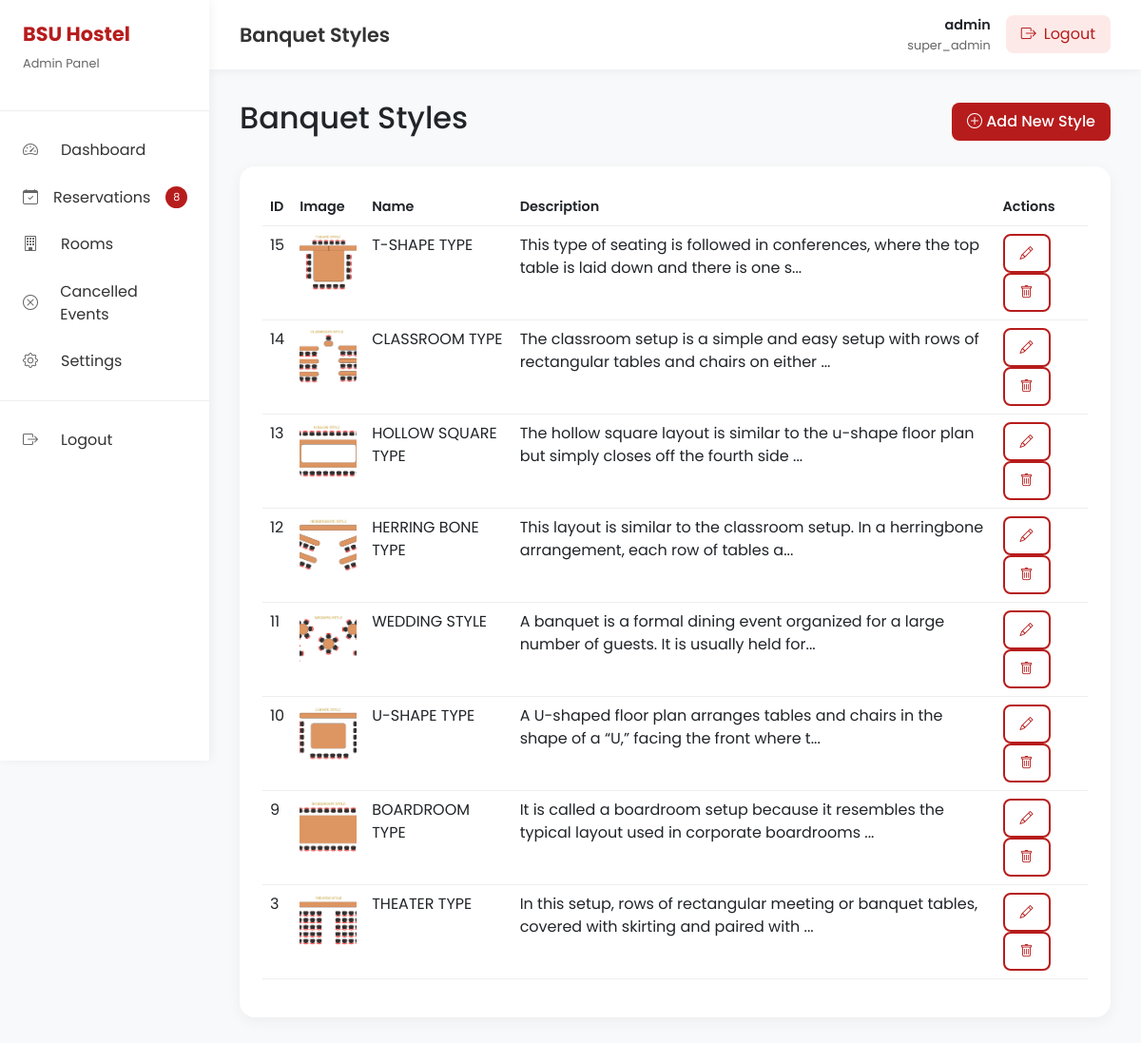
Screenshot of /admin/banquet.php (signed in) with the database file from the repository.
### tables this page shows
CREATE TABLE `banquet` (
  `id` int(11) NOT NULL,
  `image` varchar(100) NOT NULL,
  `name` varchar(50) NOT NULL,
  `description` varchar(500) NOT NULL,
  `is_active` tinyint(1) DEFAULT 1
);

### admin/inc/auth.php (called while the page is built, shortened)
<?php
function getAdminInfo($conn) {
    $stmt = $conn->prepare("SELECT id, username, email, role, last_login FROM admin_users WHERE id = ?");
    $stmt->bind_param("i", $_SESSION['admin_id']);
    $stmt->execute();
    return $stmt->get_result()->fetch_assoc();
}
?>

### admin/banquet.php (the view, shortened to what this page needs)
<?php
$pageTitle = 'Banquet Styles';
require_once __DIR__ . '/inc/header.php';
$banquet = $conn->query("SELECT * FROM banquet ORDER BY id DESC");
?>
<div class="d-flex justify-content-between align-items-center mb-4">
    <h2>Banquet Styles</h2>
    <button type="button" class="btn btn-primary" data-bs-toggle="modal" data-bs-target="#addModal">
        <i class="bi bi-plus-circle"></i> Add New Style
    </button>
</div>
<div class="table-responsive">
    <table class="table">
        <thead>
            <tr>
                <th>ID</th>
                <th>Image</th>
                <th>Name</th>
                <th>Description</th>
                <th>Actions</th>
            </tr>
        </thead>
        <tbody>
            <?php while ($row = $banquet->fetch_assoc()): ?>
            <tr>
                <td><?= $row['id'] ?></td>
                <td>
                    <?php if (!empty($row['image'])): ?>
                        <img src="<?= BASE_URL ?>/assets/images/banquet/<?= $row['image'] ?>" alt="" style="width: 60px; height: 60px; object-fit: cover; border-radius: 8px;">
                    <?php else: ?>
                        <span class="text-muted">No image</span>
                    <?php endif; ?>
                </td>
                <td><?= htmlspecialchars($row['name']) ?></td>
                <td><?= htmlspecialchars(substr($row['description'] ?? '', 0, 100)) ?>...</td>
                <td>
                    <button class="btn btn-sm btn-outline" onclick="editBanquet(<?= $row['id'] ?>)">
                        <i class="bi bi-pencil"></i>
                    </button>
                    <button class="btn btn-sm btn-outline" onclick="deleteBanquet(<?= $row['id'] ?>)">
                        <i class="bi bi-trash"></i>
                    </button>
                </td>
            </tr>
            <?php endwhile; ?>
        </tbody>
    </table>
</div>
<?php require_once __DIR__ . '/inc/footer.php'; ?>

### admin/inc/header.php (shortened to what this page needs)
<?php
require_once __DIR__ . '/auth.php';
$current_page = basename($_SERVER['PHP_SELF']);
$admin = getAdminInfo($conn);
$pending_fac = $conn->query("SELECT COUNT(*) as count FROM facility_reservations WHERE status = 'pending'")->fetch_assoc()['count'] ?? 0;
$pending_guest = $conn->query("SELECT COUNT(*) as count FROM guest_room_reservations WHERE status = 'pending' AND deleted = 0")->fetch_assoc()['count'] ?? 0;
$pending_count = (int)$pending_fac + (int)$pending_guest;
?>
<!DOCTYPE html>
<html lang="en">
<head>
    <link href="https://cdn.jsdelivr.net/npm/bootstrap@5.3.0/dist/css/bootstrap.min.css" rel="stylesheet">
    <link href="https://cdn.jsdelivr.net/npm/bootstrap-icons@1.11.1/font/bootstrap-icons.css" rel="stylesheet">
</head>
<body>
    <div class="admin-wrapper">
        <div class="sidebar" id="sidebar">
            <div class="sidebar-header">
                <div>
                    <h2>BSU Hostel</h2>
                    <p>Admin Panel</p>
                </div>
            </div>
            <nav class="sidebar-nav">
                <a href="index.php" class="<?= $current_page == 'index.php' ? 'active' : '' ?>">
                    <i class="bi bi-speedometer2"></i>
                    Dashboard
                </a>
                <a href="reservations.php" class="<?= $current_page == 'reservations.php' ? 'active' : '' ?>">
                    <i class="bi bi-calendar-check"></i>
                    Reservations
                    <span class="badge-count <?= ($pending_count > 0) ? '' : 'd-none' ?>"><?= $pending_count ?></span>
                </a>
                <a href="rooms.php" class="<?= $current_page == 'rooms.php' ? 'active' : '' ?>">
                    <i class="bi bi-building"></i>
                    Rooms
                </a>
                <a href="cancelled_events.php" class="<?= $current_page == 'cancelled_events.php' ? 'active' : '' ?>">
                    <i class="bi bi-x-circle"></i>
                    Cancelled Events
                </a>
                <a href="settings.php" class="<?= $current_page == 'settings.php' ? 'active' : '' ?>">
                    <i class="bi bi-gear"></i>
                    Settings
                </a>
                <div class="nav-divider"></div>
                <a href="logout.php">
                    <i class="bi bi-box-arrow-right"></i>
                    Logout
                </a>
            </nav>
        </div>
        <div class="main-content">
            <div class="top-bar">
                <div style="display: flex; align-items: center; gap: 1rem;">
                    <div class="page-title"><?= $pageTitle ?? 'Dashboard' ?></div>
                </div>
                <div class="user-menu">
                    <div class="user-info">
                        <div class="user-name">
                            <a href="settings.php" class="text-decoration-none text-dark"><?= htmlspecialchars($admin['username'] ?? 'Admin') ?></a>
                        </div>
                        <div class="user-role"><?= htmlspecialchars($admin['role'] ?? 'Administrator') ?></div>
                    </div>
                    <a href="logout.php" class="btn-logout">
                        <i class="bi bi-box-arrow-right"></i>
                        <span>Logout</span>
                    </a>
                </div>
            </div>
            <div class="content-area">

### admin/inc/header.php (style rules this page uses)
* { margin: 0; padding: 0; box-sizing: border-box; }
:root { --bsu-red: #b71c1c; --bsu-red-dark: #8b0000; --sidebar-width: 260px; }
body { font-family: 'Poppins', sans-serif; background: #f8f9fa; min-height: 100vh; }
.admin-wrapper { display: flex; }
.sidebar { width: var(--sidebar-width); background: white; min-height: 100vh; position: fixed; left: 0; top: 0; box-shadow: 2px 0 10px rgba(0,0,0,0.05); z-index: 100; transition: transform 0.3s ease; }
.sidebar-header { padding: 1.5rem; border-bottom: 1px solid #eee; display: flex; justify-content: space-between; align-items: center; }
.sidebar-header h2 { color: var(--bsu-red); font-size: 1.3rem; font-weight: 700; }
.sidebar-header p { color: #666; font-size: 0.8rem; }
.sidebar-nav { padding: 1rem 0; }
.sidebar-nav a { display: flex; align-items: center; gap: 1rem; padding: 0.8rem 1.5rem; color: #333; text-decoration: none; transition: all 0.3s ease; position: relative; }
.sidebar-nav a i { width: 24px; color: #666; transition: color 0.3s ease; }
.badge-count { background: var(--bsu-red); color: white; font-size: 0.7rem; padding: 0.2rem 0.5rem; border-radius: 20px; margin-left: auto; }
.nav-divider { height: 1px; background: #eee; margin: 1rem 0; }
.main-content { flex: 1; margin-left: var(--sidebar-width); min-height: 100vh; background: #f8f9fa; transition: margin-left 0.3s ease; }
.top-bar { background: white; padding: 1rem 2rem; display: flex; justify-content: space-between; align-items: center; box-shadow: 0 2px 10px rgba(0,0,0,0.05); }
.page-title { font-size: 1.3rem; font-weight: 600; color: #333; }
.user-menu { display: flex; align-items: center; gap: 1rem; }
.user-info { text-align: right; }
.user-name { font-weight: 600; color: #333; font-size: 0.9rem; }
.user-role { color: #666; font-size: 0.8rem; }
.btn-logout { background: #fdeae8; color: var(--bsu-red); border: none; padding: 0.5rem 1rem; border-radius: 8px; cursor: pointer; transition: all 0.3s ease; display: flex; align-items: center; gap: 0.5rem; text-decoration: none; }
.content-area { padding: 2rem; }
.table-responsive { background: white; border-radius: 16px; padding: 1.5rem; box-shadow: 0 4px 15px rgba(0,0,0,0.05); overflow-x: auto; }
table { width: 100%; border-collapse: collapse; min-width: 800px; }
th { text-align: left; padding: 1rem; color: #666; font-weight: 600; font-size: 0.9rem; border-bottom: 2px solid #eee; }
td { padding: 1rem; border-bottom: 1px solid #eee; color: #333; }
.btn { padding: 0.5rem 1rem; border-radius: 8px; border: none; cursor: pointer; font-weight: 500; transition: all 0.3s ease; }
.btn-primary { background: var(--bsu-red); color: white; }
.btn-outline { background: white; border: 2px solid var(--bsu-red); color: var(--bsu-red); }
@media (max-width: 1200px) { :root { --sidebar-width: 220px; } }

### rows the page displays
banquet: id "15", image (picture), name "T-SHAPE TYPE", description "This type of seating is followed in conferences, where the top table is laid down and there is one s"
banquet: id "14", image (picture), name "CLASSROOM TYPE", description "The classroom setup is a simple and easy setup with rows of rectangular tables and chairs on either"
banquet: id "13", image (picture), name "HOLLOW SQUARE TYPE", description "The hollow square layout is similar to the u-shape floor plan but simply closes off the fourth side"
banquet: id "12", image (picture), name "HERRING BONE TYPE", description "This layout is similar to the classroom setup. In a herringbone arrangement, each row of tables a"
banquet: id "11", image (picture), name "WEDDING STYLE", description "A banquet is a formal dining event organized for a large number of guests. It is usually held for"
banquet: id "10", image (picture), name "U-SHAPE TYPE", description "A U-shaped floor plan arranges tables and chairs in the shape of a “U,” facing the front where t"
banquet: id "9", image (picture), name "BOARDROOM TYPE", description "It is called a boardroom setup because it resembles the typical layout used in corporate boardrooms"
banquet: id "3", image (picture), name "THEATER TYPE", description "In this setup, rows of rectangular meeting or banquet tables, covered with skirting and paired with"

### other values shown
$pending_count "8"
$pageTitle "Banquet Styles"
$admin['username'] "admin"
$admin['role'] "super_admin"
